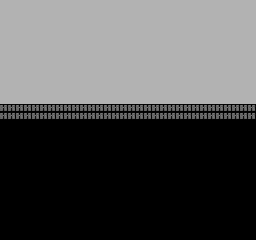

A 2D game scene composited from a Tiled map and its tileset images. What follows is a short description and the map's XML, with each tile layer's data collapsed to a summary:
An orthogonal 32x30 tile map with 8x8 px tiles, 1 tile layer (try).

<map version="1.0" orientation="orthogonal" renderorder="right-down" width="32" height="30" tilewidth="8" tileheight="8" nextobjectid="1">
 <properties>
  <property name="Orientation" value="" />
 </properties>
 <tileset firstgid="1" name="tiles" tilewidth="8" tileheight="8" tilecount="256">
  <image source="tiles.png" width="128" height="128" />
 </tileset>
 <layer name="try" width="32" height="30">
  <data>[960 cells, 960 non-empty, 3 distinct tile ids]</data>
 </layer>
</map>
